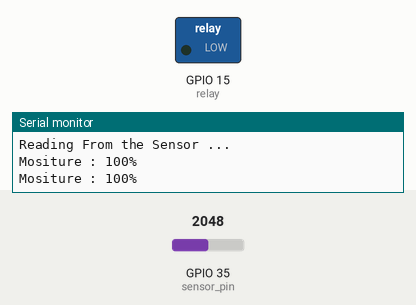
Bench run of a sketch on a simulated ESP32. Parts: switched loads named in the sketch (green lamp = pin HIGH), the last lines printed to the serial monitor. The inputs (shaded band) are chosen by the test bench; at power-on: GPIO 35 (sensor_pin) = 2048.

Above: at 3.2 s.
3.3 s: GPIO 35 (sensor_pin) set to 3667
6.2 s: GPIO 35 (sensor_pin) set to 3783
At 8.8 s:
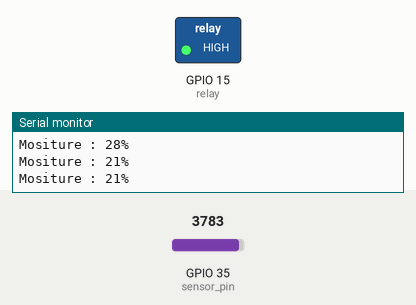
9.5 s: GPIO 35 (sensor_pin) set to 3603
At 12.2 s:
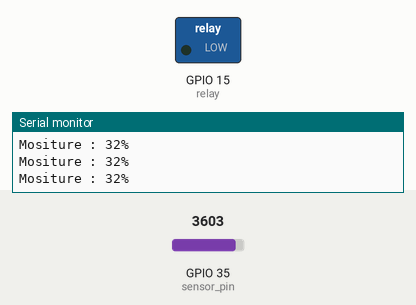
12.5 s: GPIO 35 (sensor_pin) set to 4095
At 14.6 s:
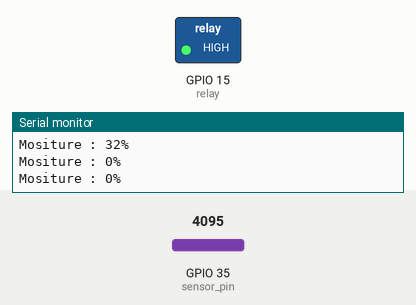
Timing chart, 0 to 16.1 s (numbered marks = the images above; inputs shaded):
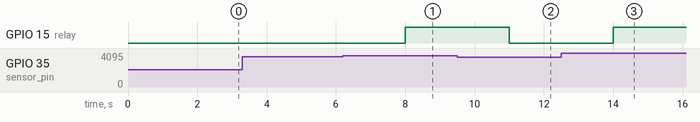

Measured:
- the behaviour switches between 3723 and 3724 on GPIO 35 (sensor_pin) (found by bisection; images 0 and 1)
- after the input at 6.2 s, GPIO 15 (relay): LOW → HIGH after 1.8 s
- after the input at 9.5 s, GPIO 15 (relay): HIGH → LOW after 1.5 s
- after the input at 12.5 s, GPIO 15 (relay): LOW → HIGH after 1.5 s

The sketch:

Plant_monitoring.ino
```cpp
int relay = 15;
int sensor_pin = 35;
int output_value ;
int moisturelevel;

void setup() {
  Serial.begin(9600);
  pinMode(relay, OUTPUT);
  Serial.println("Reading From the Sensor ...");
  delay(2000);
}
void loop() {
  output_value= analogRead(sensor_pin);
  moisturelevel = constrain ( map(output_value, 1000, 4095, 200, 0), 0, 100);
  Serial.print("Mositure : ");
  Serial.print(moisturelevel);
  Serial.println("%");
  delay(1000);
  if(moisturelevel<25){ //If moisture is less than 25, motor will turn on.
    digitalWrite(relay, HIGH); //Motor ON
  }
  else{
    digitalWrite(relay, LOW); //Motor OFF
  }
}
```
